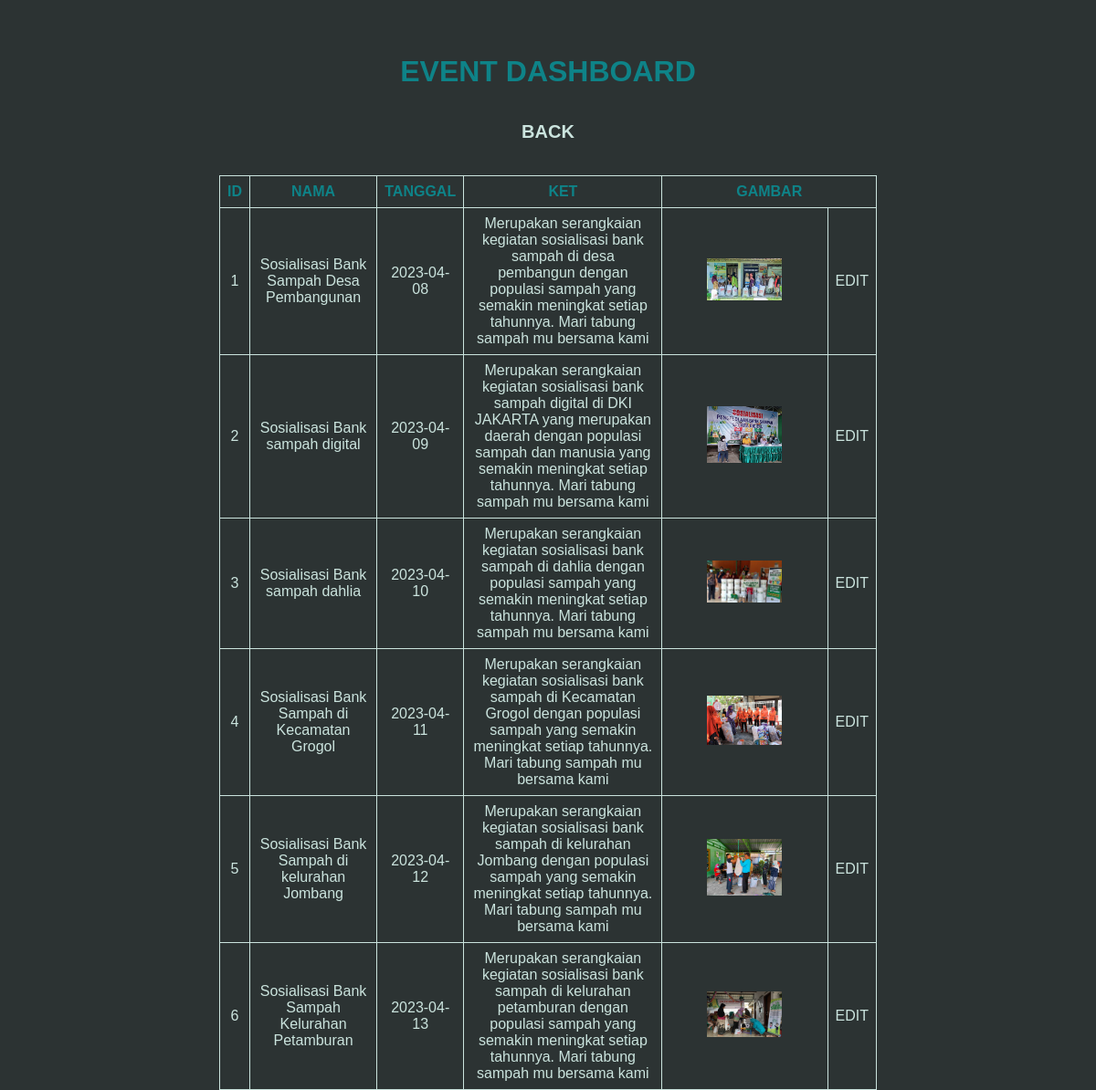
/admin/event/event.php, run on the app's committed database.
### tables this page shows
CREATE TABLE `event` (
  `ID` int(100) NOT NULL,
  `NAMA` varchar(555) NOT NULL,
  `TANGGAL` date NOT NULL,
  `KETERANGAN` varchar(555) NOT NULL,
  `IMG` varchar(555) NOT NULL
);

### admin/event/event.php (the view, shortened to what this page needs)
<!DOCTYPE html>
<html lang="en">
<head>
    <link rel="stylesheet" href="../../style/gallerytable.css">
</head>
<body>
    <div class="container">
        <h1>EVENT DASHBOARD</h1>
        <div class="back">
            <a href="../konten.php">BACK</a>
        </div>
        <table border="1">
            <thead>
                <tr>
                    <th>ID</th>
                    <th>NAMA</th>
                    <th>TANGGAL</th>
                    <th>KET</th>
                    <th colspan="2">GAMBAR</th>
                </tr>
            </thead>
            <tbody>
            <?php
                include 'config.php';
                $sql = "SELECT * FROM event";
                $query = mysqli_query($conn, $sql);
                while($event = mysqli_fetch_array($query)){
            ?>
                <tr>
                    <td><?php echo $event['ID'] ?></td>
                    <td><?php echo $event['NAMA'] ?></td>
                    <td><?php echo $event['TANGGAL'] ?></td>
                    <td><?php echo $event['KETERANGAN'] ?></td>
                    <td><img src="../../assets/fotoevent/<?php echo $event['IMG'] ?>"></td>
                    <td>
                        <a href="edit.php?ID=<?php echo $event['ID'] ?>">EDIT</a>
                    </td>
                </tr>
            </tbody>
            <?php } ?>
        </table>
    </div>
</body>
</html>

### style/gallerytable.css (style rules this page uses)
* { margin: 0; padding: 0; font-family: Helvetica; }
body { background-color: #2C3333; }
.container { width: 60%; margin-left: auto; margin-right: auto; margin-top: 5%; }
.container h1 { color: #0E8388; text-align: center; margin-bottom: 5%; }
.container .back a { width: 100%; text-align: center; }
.container table { width: 100%; border-color: #CBE4DE; border-collapse: collapse; }
.container table th, td { padding: 8px; }
.container table th { color: #0E8388; }
.container table td { color: #CBE4DE; text-align: center; }
.container table td a { text-decoration: none; color: #CBE4DE; transition: all 1s ease; -webkit-transition: all 1s ease; -moz-transition: all 1s ease; -ms-transition: all 1s ease; -o-transition: all 1s ease; }
.container table td img { width: 50%; }
.back { margin-top: 5%; text-align: center; margin-bottom: 5%; }
.back a { color: #CBE4DE; text-decoration: none; font-size: 20px; transition: all 1s ease; font-weight: bold; }

### data on the page
event: ID "1", NAMA "Sosialisasi Bank Sampah Desa Pembangunan", TANGGAL "2023-04-08", KETERANGAN "Merupakan serangkaian kegiatan sosialisasi bank sampah di desa pembangun dengan populasi sampah yang semakin meningkat setiap tahunnya. Mari tabung sampah mu bersama kami", IMG (picture)
event: ID "2", NAMA "Sosialisasi Bank sampah digital", TANGGAL "2023-04-09", KETERANGAN "Merupakan serangkaian kegiatan sosialisasi bank sampah digital di DKI JAKARTA yang merupakan daerah dengan populasi sampah dan manusia yang semakin meningkat setiap tahunnya. Mari tabung sampah mu bersama kami", IMG (picture)
event: ID "3", NAMA "Sosialisasi Bank sampah dahlia", TANGGAL "2023-04-10", KETERANGAN "Merupakan serangkaian kegiatan sosialisasi bank sampah di dahlia dengan populasi sampah yang semakin meningkat setiap tahunnya. Mari tabung sampah mu bersama kami", IMG (picture)
event: ID "4", NAMA "Sosialisasi Bank Sampah di Kecamatan Grogol", TANGGAL "2023-04-11", KETERANGAN "Merupakan serangkaian kegiatan sosialisasi bank sampah di Kecamatan Grogol dengan populasi sampah yang semakin meningkat setiap tahunnya. Mari tabung sampah mu bersama kami", IMG (picture)
event: ID "5", NAMA "Sosialisasi Bank Sampah di kelurahan Jombang", TANGGAL "2023-04-12", KETERANGAN "Merupakan serangkaian kegiatan sosialisasi bank sampah di kelurahan Jombang dengan populasi sampah yang semakin meningkat setiap tahunnya. Mari tabung sampah mu bersama kami", IMG (picture)
event: ID "6", NAMA "Sosialisasi Bank Sampah Kelurahan Petamburan", TANGGAL "2023-04-13", KETERANGAN "Merupakan serangkaian kegiatan sosialisasi bank sampah di kelurahan petamburan dengan populasi sampah yang semakin meningkat setiap tahunnya. Mari tabung sampah mu bersama kami", IMG (picture)
